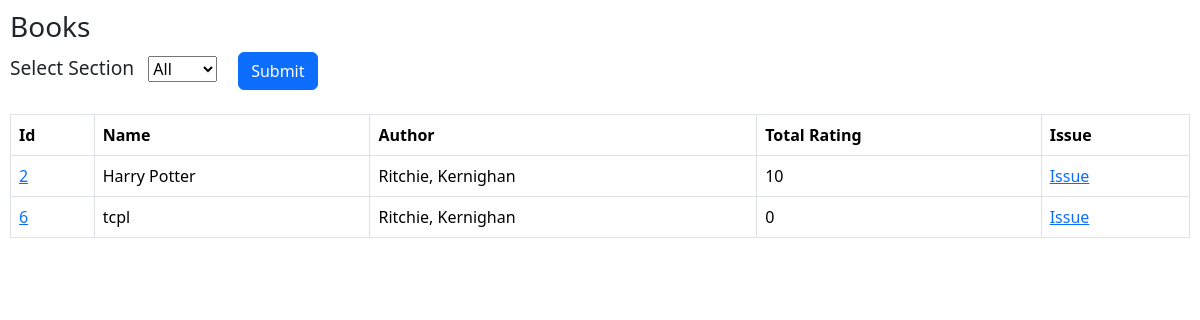
The page /library (signed in) on the database as committed earlier.
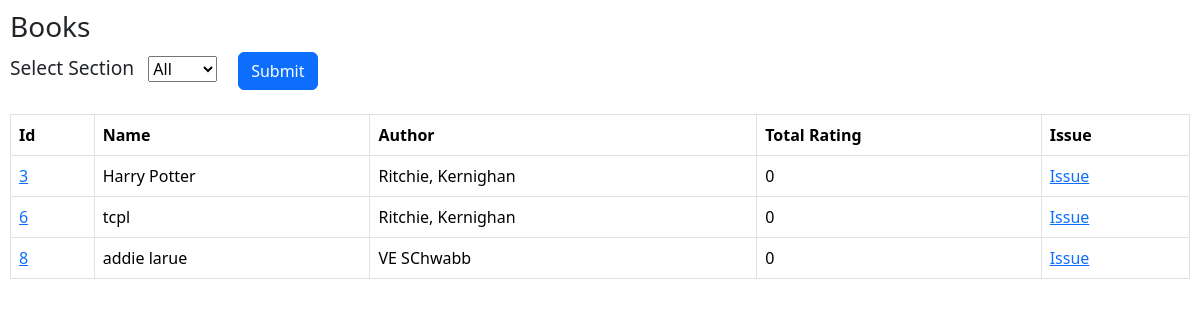
The same page on the database as committed later.
### library/models.py (models this page shows, shortened)
class Book(db.Model):
    __tablename__ = "BOOK"
    id = db.Column(db.Integer, primary_key=True, autoincrement=True)
    name = db.Column(db.String(100), nullable=False)
    author = db.Column(db.String(100), nullable=False)
    content = db.Column(db.Text, nullable=False)
    section_id = db.Column(db.Integer, db.ForeignKey('SECTION.id'), nullable=False)
    issues = db.Relationship('Issue', backref="book_issues", cascade="all, delete")

### library/routes.py (the view, shortened to what this page needs)
@app.route("/library", methods=["GET", "POST"])
def library():
    if session.get("username") is None:
        return render_template("no_login.html")
    all_books = models.Book.query.filter().all()
    if request.method == "GET":
        non_issued_books = []
        for b in all_books:
            if not get_book_status(b):
                non_issued_books.append(b)
        grouped_books = group_books(non_issued_books)
        modified_group_books = []
        for gb in grouped_books:
            modified_group_books.append(modify_the_book(gb))
        sections = models.Section.query.filter().all()
        data = {
            "books": modified_group_books,
            "sections": sections,
            "current_section_name": "all",
        }
        return render_template("library.html", data=data)

### library/routes.py (called while the page is built)
def modify_the_book(book):
    s = models.Section.query.get(book.section_id)
    modified_book = {
        "id": book.id,
        "name": book.name,
        "author": book.author,
        "section_name": s.name,
        "content": book.content,
        "total_rating": calculate_book_rating(book.id)
    }
    return modified_book

def get_book_status(b):
    issue_record = models.Issue.query.filter(
        models.Issue.book_id == b.id).all()
    for ir in issue_record:
        if ir.active_status:
            return True
    return False

def group_books(books):
    grouped_books = []
    for b in books:
        isbn = f'{b.name}{b.author}'
        check = False
        for gb in grouped_books:
            gb_isbn = f'{gb.name}{gb.author}'
            if gb_isbn == isbn:
                check = True
                break
        if not check:
            grouped_books.append(b)
    return grouped_books

### library/templates/library.html (shortened to what this page needs)
<!DOCTYPE html>
<html lang="en">
  <head>
    <link
      href="https://cdn.jsdelivr.net/npm/bootstrap@5.3.3/dist/css/bootstrap.min.css"
      rel="stylesheet"
    />
  </head>
  <body>
    <h3>Books</h3>
    <form action="/library" method="POST">
      <label for="section_name" class="label_text">Select Section&nbsp;&nbsp;</label>
      <select name="section_name" id="section_name">
        {% if data["current_section_name"] == "all" %}
        <option value="all" selected>All</option>
        {% else %}
        <option value="all">All</option>
        {% endif %}
      </select>
      <button class="btn btn-primary">Submit</button>
    </form>
    <br />
    {% if data["books"] | length == 0 %}
    <h2>We are sorry, currently no books available for this section</h2>
    {% else %}
    <table class="table table-bordered table-hover">
      <tr>
        <th>Id</th>
        <th>Name</th>
        <th>Author</th>
        <th>Total Rating</th>
        <th>Issue</th>
      </tr>
      {% for i in data["books"] %}
      <tr>
        <td><a href="/book/{{ i.id }}">{{ i.id }}</a></td>
        <td>{{ i.name }}</td>
        <td>{{ i.author }}</td>
        <td>{{ i.total_rating }}</td>
        <td>
          <a href="/book/issue/{{ i.id }}">
            Issue
          </a>
        </td>
      </tr>
      {% endfor %}
    </table>
    {% endif %}
  </body>
</html>

Rows that differ between the two databases and show on the page:
added Book: name "addie larue", author "VE SChwabb"
Other text that changed with them:
new list line: "3 0 Issue"
new list line: "8 0 Issue"
list line gone: "2 10 Issue"
